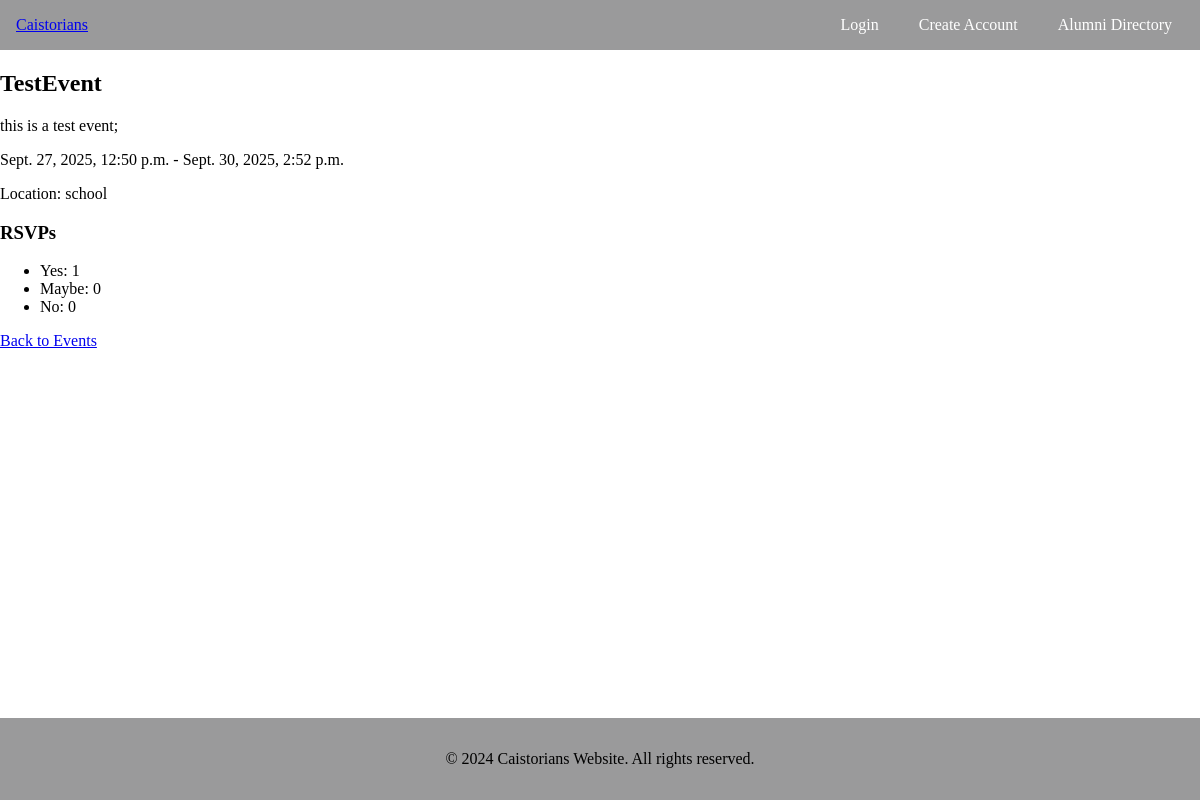
The app's page /events/1/, older data.
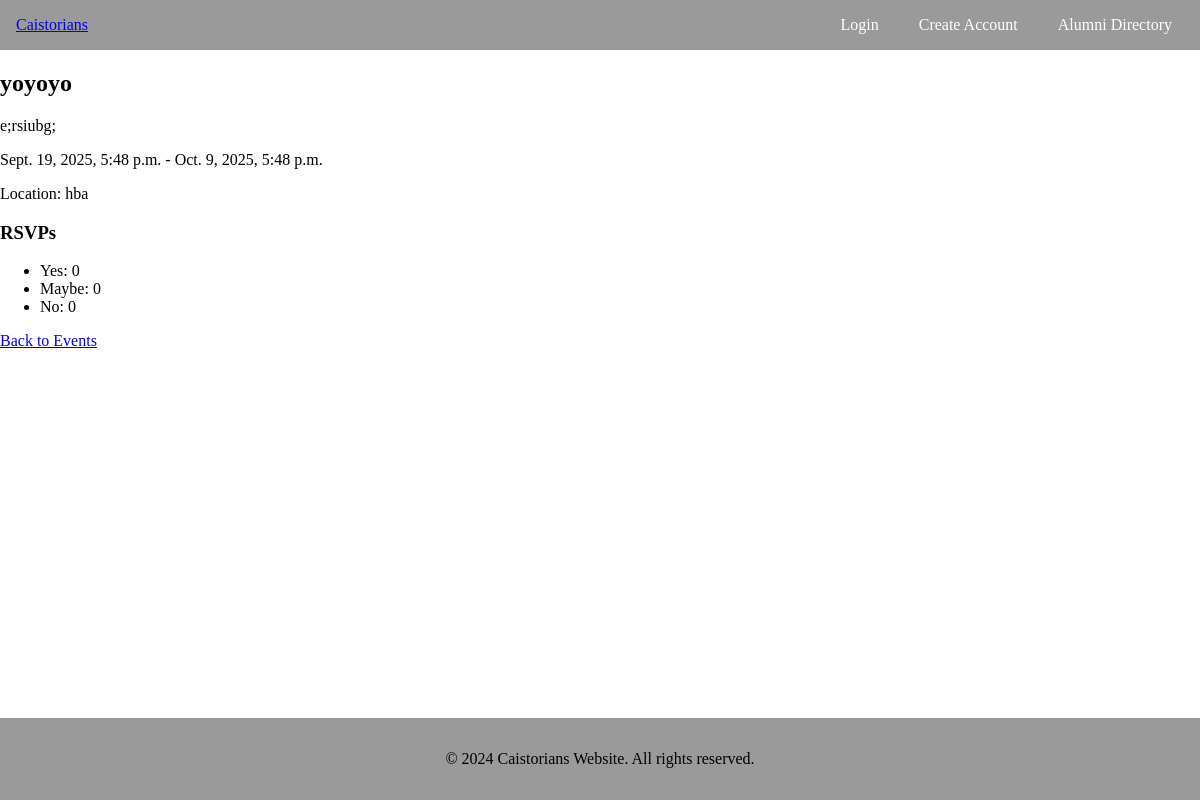
The same page, newer data.
### events/models.py (models this page shows, shortened)
class Event(models.Model):
    school = models.ForeignKey(
        School,
        on_delete=models.CASCADE,
        related_name="Events",
        default=1
    )
    title = models.CharField(max_length=200)
    description = models.TextField()
    location = models.CharField(max_length=200, blank=True)
    start_time = models.DateTimeField()
    end_time = models.DateTimeField()
    created_by = models.ForeignKey(
        settings.AUTH_USER_MODEL,
        on_delete=models.CASCADE,
        related_name="events_created"
    )
    created_at = models.DateTimeField(auto_now_add=True)
    updated_at = models.DateTimeField(auto_now=True)

### events/views.py (the view)
# urls.py: path("<int:pk>/", views.event_detail_view, name="event_detail"),
def event_detail_view(request, pk):
    event = get_object_or_404(Event, pk=pk)
    rsvps = event.rsvps.select_related("user")
    user_status = None
    if request.user.is_authenticated:
        try:
            user_status = RSVP.objects.get(event=event, user=request.user).status
        except RSVP.DoesNotExist:
            pass
    rsvps_yes = event.rsvps.filter(status="yes").count()
    rsvps_maybe = event.rsvps.filter(status="maybe").count()
    rsvps_no = event.rsvps.filter(status="no").count()
    return render(request, "events/event_detail.html", {
        "event": event,
        "rsvps_yes": rsvps_yes,
        "rsvps_maybe": rsvps_maybe,
        "rsvps_no": rsvps_no,
    })

### events/templates/events/event_detail.html (shortened to what this page needs)
{% extends "Main/base.html" %}
{% block content %}
<h2>{{ event.title }}</h2>
<p>{{ event.description }}</p>
<p>{{ event.start_time }} - {{ event.end_time }}</p>
<p>Location: {{ event.location }}</p>
<h3>RSVPs</h3>
<ul>
    <li>Yes: {{ rsvps_yes }}</li>
    <li>Maybe: {{ rsvps_maybe }}</li>
    <li>No: {{ rsvps_no }}</li>
</ul>
<a href="{% url 'events:event_list' %}">Back to Events</a>
{% endblock %}

### Main/templates/Main/base.html (shortened to what this page needs)
<!DOCTYPE html>
<html lang="en">
<head>
    {% load static %}
    <link rel="stylesheet" href="{% static 'Main/style.css' %}">
</head>
<body>
<nav>
  <div class="nav-container">
    <div class="logo"><a href="{% url 'Main:homepage' %}">Caistorians</a></div>
    <ul class="nav-links">
      {% if user.is_authenticated %}
      <li class="dropdown">
        <a href="#">Account ▾</a>
        <ul class="dropdown-menu">
          <li><a href="{% url 'Accounts:profile' %}">My Profile</a></li>
          <li><a href="{% url 'Accounts:edit_profile' %}">Edit Profile</a></li>
          <li><a href="{% url 'Accounts:directory' %}">Alumni Directory</a></li>
          <li><a href="{% url 'Accounts:logout' %}">Logout</a></li>
          <li><a href="{% url 'notifications:list' %}">Notifications</a></li>
        </ul>
      </li>
      <li class="dropdown">
        <a href="#">Interactions ▾</a>
        <ul class="dropdown-menu">
          <li><a href="{% url 'interactions:inbox' %}">Inbox</a></li>
          <li><a href="{% url 'interactions:outbox' %}">Outbox</a></li>
          <li><a href="{% url 'interactions:compose' %}">Compose</a></li>
        </ul>
      </li>
      <li class="dropdown">
        <a href="#">Events ▾</a>
        <ul class="dropdown-menu">
          <li><a href="{% url 'events:event_list' %}">Event List</a></li>
          <li><a href="{% url 'events:create_event' %}">Create Event</a></li>
        </ul>
      </li>
      <li class="dropdown">
        <a href="#">Community ▾</a>
        <ul class="dropdown-menu">
          <li><a href="{% url 'community:gallery' %}">Gallery</a></li>
          <li><a href="{% url 'community:story_list' %}">Stories</a></li>
          <li><a href="{% url 'community:submit_story' %}">Submit Story</a></li>
          <li><a href="{% url 'community:upload_photo' %}">Upload Photo</a></li>
        </ul>
      </li>
      {% if user.is_staff_account %}
      <li><a href="{% url 'custom_admin:dashboard' %}">Admin Dashboard</a></li>
      {% endif %}
      {% else %}
      <li><a href="{% url 'Accounts:login' %}">Login</a></li>
      <li><a href="{% url 'Accounts:create_account' %}">Create Account</a></li>
      <li><a href="{% url 'Accounts:directory' %}">Alumni Directory</a></li>
      {% endif %}
    </ul>
  </div>
</nav>
    <main>
        {% block content %}
        {% endblock %}
    </main>
    <footer>
        <p>&copy; {{ year|default:2024 }} Caistorians Website. All rights reserved.</p>
    </footer>
</body>
</html>

### Main/static/Main/style.css (style rules this page uses)
nav { background: #9a9a9b; padding: 0.5rem 1rem; }
footer { background: #9a9a9b; padding: 0.5rem 1rem; text-align: center; padding: 1rem 0; }
.nav-container { display: flex; justify-content: space-between; align-items: center; }
.nav-links { list-style: none; display: flex; gap: 1rem; margin: 0; padding: 0; }
.nav-links li { position: relative; }
.nav-links a { color: #fff; text-decoration: none; padding: 0.5rem 0.75rem; display: block; }
body { display: flex; flex-direction: column; min-height: 100vh; margin: 0; padding: 0; }
main { flex: 1; }

Row changes from the older to the newer data that the page shows:
changed Event: title "TestEvent" → "yoyoyo"; description "this is a test event;" → "e;rsiubg;"; start_time "Sept. 27, 2025, 12:50 p.m." → "Sept. 19, 2025, 5:48 p.m."; end_time "Sept. 30, 2025, 2:52 p.m." → "Oct. 9, 2025, 5:48 p.m."; location "school" → "hba"
Text that changed along with them:
{{ rsvps_yes }}: "1" → "0"
